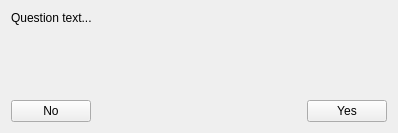
<?xml version="1.0" encoding="UTF-8"?>
<ui version="4.0">
 <class>QtYesNoWidget</class>
 <widget class="QWidget" name="QtYesNoWidget">
  <property name="geometry">
   <rect>
    <x>0</x>
    <y>0</y>
    <width>398</width>
    <height>133</height>
   </rect>
  </property>
  <property name="sizePolicy">
   <sizepolicy hsizetype="Preferred" vsizetype="Maximum">
    <horstretch>0</horstretch>
    <verstretch>0</verstretch>
   </sizepolicy>
  </property>
  <property name="windowTitle">
   <string>Form</string>
  </property>
  <layout class="QVBoxLayout" name="verticalLayout">
   <item>
    <widget class="QLabel" name="question_txt">
     <property name="text">
      <string>Question text...</string>
     </property>
     <property name="wordWrap">
      <bool>true</bool>
     </property>
     <property name="textInteractionFlags">
      <set>Qt::LinksAccessibleByMouse|Qt::TextSelectableByMouse</set>
     </property>
    </widget>
   </item>
   <item>
    <spacer name="verticalSpacer">
     <property name="orientation">
      <enum>Qt::Vertical</enum>
     </property>
     <property name="sizeHint" stdset="0">
      <size>
       <width>20</width>
       <height>40</height>
      </size>
     </property>
    </spacer>
   </item>
   <item>
    <layout class="QHBoxLayout" name="horizontalLayout">
     <item>
      <widget class="QPushButton" name="no_btn">
       <property name="text">
        <string>No</string>
       </property>
      </widget>
     </item>
     <item>
      <spacer name="horizontalSpacer">
       <property name="orientation">
        <enum>Qt::Horizontal</enum>
       </property>
       <property name="sizeHint" stdset="0">
        <size>
         <width>40</width>
         <height>20</height>
        </size>
       </property>
      </spacer>
     </item>
     <item>
      <widget class="QPushButton" name="yes_btn">
       <property name="text">
        <string>Yes</string>
       </property>
      </widget>
     </item>
    </layout>
   </item>
  </layout>
 </widget>
 <resources/>
 <connections/>
</ui>
